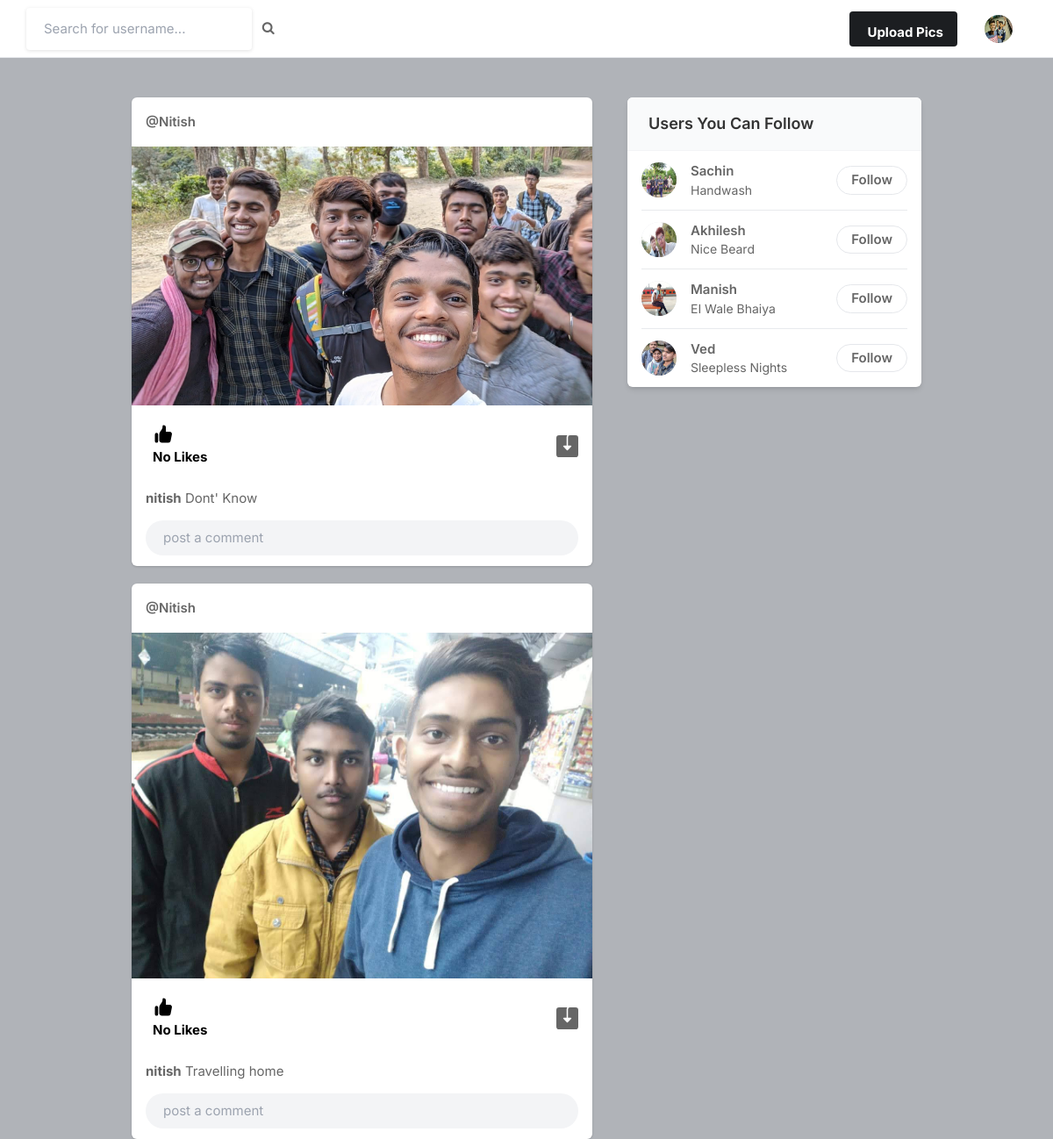
Screenshot of / (signed in) with the database file from the repository.
### core/models.py (models this page shows, shortened)
class Profile(models.Model):
    user = models.ForeignKey(User, on_delete=models.CASCADE)
    id_user = models.IntegerField()
    bio = models.TextField(max_length=200,blank=True)
    profile_img = models.ImageField(upload_to='profile_images', default='blank-profile-picture.png')
    location = models.CharField(max_length=100, blank=True)
    def __str__(self):
        return self.user.username

class Post(models.Model):
    id = models.UUIDField(primary_key=True, default=uuid.uuid4)
    user = models.CharField(max_length=100)
    image = models.ImageField(upload_to="post_images")
    caption = models.TextField()
    created_at = models.DateTimeField(default=datetime.now)
    no_of_likes = models.IntegerField(default=0)

### core/views.py (the view)
# urls.py: path('',views.index,name='index'),
@login_required(login_url='signin')
def index(request):
    user_object = User.objects.get(username=request.user.username)
    user_profile = Profile.objects.get(user=user_object)
    user_following_list = [user_profile]
    feed = []
    user_following = FollowersCount.objects.filter(follower=request.user.username)
    for users in user_following:
        user_following_list.append(users.user)
    for username in user_following_list:
        feed_lists = Post.objects.filter(user=username)
        feed.append(feed_lists)
    feed_list = list(chain(*feed))
    all_users = User.objects.all()
    user_following_all = []
    for user in user_following:
        user_list = User.objects.get(username=user.user)
        user_following_all.append(user_list)
    new_suggestion_list = [x for x in list(all_users) if (x not in list(user_following_all))]
    current_user = User.objects.filter(username=request.user.username)
    final_suggestions_list = [x for x in list(new_suggestion_list) if (x not in list(current_user))]
    random.shuffle(final_suggestions_list)
    username_profile = []
    username_profile_list = []
    for users in final_suggestions_list:
        username_profile.append(users.id)
    for ids in username_profile:
        profile_lists = Profile.objects.filter(id_user=ids)
        username_profile_list.append(profile_lists)
    suggestions_username_profile_list = list(chain(*username_profile_list))[:4]
    return render(request, 'index.html', {'user_profile': user_profile, 'posts':feed_list, 'suggestions_username_profile_list': suggestions_username_profile_list})

### templates/index.html (shortened to what this page needs)
{% load static %}
<!DOCTYPE html>
<html lang="en">
<head>
    <link rel="stylesheet" href="{% static 'assets/css/icons.css' %}">
    <link rel="stylesheet" href="{% static 'assets/css/uikit.css' %}">
    <link rel="stylesheet" href="{% static 'assets/css/style.css' %}">
    <link rel="stylesheet" href="{% static 'assets/css/tailwind.css' %}">
    <link rel="stylesheet" href="https://cdnjs.cloudflare.com/ajax/libs/font-awesome/4.7.0/css/font-awesome.min.css">
</head>
<body>
            <header>
                <div class="header_inner">
                    <form action="/search" method="POST">
                    <div class="left-side">
                            <input type="text" name="username" placeholder="Search for username...">&nbsp; &nbsp;
                            <button type="submit"><i class="fa fa-search fa-1x"></i></button>
                    </div>
                    </form>
                    <div class="right-side lg:pr-4">
                        <a href="#"
                            class="bg-pink-500 flex font-bold hidden hover:bg-pink-600 hover:text-white inline-block items-center lg:block max-h-10 mr-4 px-4 py-2 rounded shado text-white">
                             Upload Pics
                        </a>
                        <a href="#">
                            <img src="{{user_profile.profile_img.url}}" class="header-avatar" alt="">
                        </a>
                    </div>
                </div>
            </header>
            <div class="container m-auto">
                <div class="lg:flex justify-center lg:space-x-10 lg:space-y-0 space-y-5">
                    <div class="space-y-5 flex-shrink-0 lg:w-7/12">
                        {% for post in posts reversed %}
                        <div class="bg-white shadow rounded-md  -mx-2 lg:mx-0">
                            <div class="flex justify-between items-center px-4 py-3">
                                <div class="flex flex-1 items-center space-x-4">
                                    <span class="block capitalize font-semibold "><a href="/profile/{{post.user}}"> @{{post.user}} </a></span>
                                </div>
                              <div>
                                <a href="#"> <i class="icon-feather-more-horizontal text-2xl hover:bg-gray-200 rounded-full p-2 transition -mr-1 "></i> </a>
                              </div>
                            </div>
                            <div uk-lightbox>
                                <a href="{{post.image.url}}">
                                    <img src="{{post.image.url}}" alt="">
                                </a>
                            </div>
                            <div class="py-3 px-4 space-y-3">
                                <div class="flex space-x-4 lg:font-bold">
                                    <a href="/like-post?post_id={{post.id}}" class="flex items-center space-x-2">
                                        <div class="p-2 rounded-full text-black">
                                            {% if post.no_of_likes == 0 %}
                                            <p>No Likes</p>
                                            {% elif post.no_of_likes == 1 %}
                                            <p>Liked by {{post.no_of_likes}}</p>
                                            {% else %}
                                            <p>Liked by {{post.no_of_likes}}</p>
                                            {% endif %}
                                        </div>
                                    </a>
                                    <a href="{{post.image.url}}" class="flex items-center space-x-2 flex-1 justify-end" download>
                                    </a>
                                </div>
                                <p>
                                    <a href="/profile/{{post.user}}"><strong>{{post.user}}</strong></a> {{post.caption}}
                                </p>
                                <div class="bg-gray-100 bg-gray-100 rounded-full rounded-md relative ">
                                    <input type="text" placeholder="post a comment" class="bg-transparent max-h-10 shadow-none">
                                    <div class="absolute bottom-0 flex h-full items-center right-0 right-3 text-xl space-x-2">
                                        <a href="#"> <i class="uil-image"></i></a>
                                        <a href="#"> <i class="uil-video"></i></a>
                                    </div>
                                </div>
                            </div>
                        </div>
                        {% endfor %}
                    </div>
                    <div class="lg:w-5/12">
                        <div class="bg-white  shadow-md rounded-md overflow-hidden">
                            <div class="bg-gray-50  border-b border-gray-100 flex items-baseline justify-between py-4 px-6 ">
                                <h2 class="font-semibold text-lg">Users You Can Follow</h2>
                            </div>
                            <div class="divide-gray-300 divide-gray-50 divide-opacity-50 divide-y px-4 ">
                                {% for suggestion in suggestions_username_profile_list %}
                                <div class="flex items-center justify-between py-3">
                                    <div class="flex flex-1 items-center space-x-4">
                                        <a href="/profile/{{suggestion.user}}">
                                            <img src="{{suggestion.profile_img.url}}" class="bg-gray-200 rounded-full w-10 h-10">
                                        </a>
                                        <div class="flex flex-col">
                                            <a href="/profile/{{suggestion.user}}">
                                            <span class="block capitalize font-semibold">{{suggestion.user}}</span></a>
                                            <span class="block capitalize text-sm">{{suggestion.bio}}</span>
                                        </div>
                                    </div>
                                    <a href="#" class="border border-gray-200 font-semibold px-4 py-1 rounded-full hover:bg-pink-600 hover:text-white hover:border-pink-600 "> Follow </a>
                                </div>
                                {% endfor %}
                            </div>
                        </div>
                    </div>
                </div>
            </div>
</body>
</html>

### static/assets/css/style.css (style rules this page uses)
body { background-color: #B0B3B8!important; }
button { vertical-align: middle; }
input { height: 48px; line-height: 48px; padding: 0 20px; outline: none; font-size: 15px; color: #808080; max-width: 100%; width: 100%; -webkit-box-sizing: border-box; box-sizing: border-box; display: block; font-weight: 400; opacity: 1; border-radius: 4px; border: none; -webkit-box-shadow: 0 1px 4px 0px rgba(0, 0, 0, 0.12); box-shadow: 0 1px 4px 0px rgba(0, 0, 0, 0.12); }
input[type="text"], input[type="password"], input[type="email"], input[type="number"] { height: 48px; line-height: 48px; padding: 0 20px; outline: none; font-size: 15px; color: #808080; max-width: 100%; width: 100%; -webkit-box-sizing: border-box; box-sizing: border-box; display: block; font-weight: 400; opacity: 1; border-radius: 4px; border: none; -webkit-box-shadow: 0 1px 4px 0px rgba(0, 0, 0, 0.12); box-shadow: 0 1px 4px 0px rgba(0, 0, 0, 0.12); }
input { -webkit-transition: all 0.1s ease-in-out; transition: all 0.1s ease-in-out; }
::placeholder { color: #808080; opacity: 1; }
button { border: none; margin: 0; padding: 0; width: auto; overflow: visible; background: transparent; color: inherit; font: inherit; line-height: normal; cursor: pointer; }
a { color: #be185d; -webkit-transition: 0.3s; transition: 0.3s; outline: none !important; }
button { outline: none !important; }
img { max-width: 100%; }
body { color: #666; font-size: 15px; line-height: 27px; background-color: #f0f2f5; font-family: "Inter", sans-serif; text-transform: none; }
body p { font-size: 15px; line-height: 27px; }
h1, h2, h3, h4, h5, h6 { font-family: "Inter", sans-serif; text-transform: none; }
input[type="text"], input[type="password"], input[type="email"] { font-family: "Inter", sans-serif; text-transform: none; }
button, body .pac-container { font-family: "Inter", sans-serif; text-transform: none; }
h1, h2, h3, h4, h5, h6 { color: #333; font-weight: 500; margin: 0; padding: 0; }
h2 { font-size: 26px; }
b, strong { font-weight: 700 !important; }
@media (min-width: 1024px) { .container { max-width: 900px !important; padding-top: 45px; } }
header { background-color: #fff; left: 0; right: 0; top: 0; z-index: 99; height: 66px; display: -webkit-box; display: -ms-flexbox; display: flex; -webkit-box-align: center; -ms-flex-align: center; align-items: center; border-bottom: 1px solid #e5e7eb; }
header .header_inner { display: -webkit-box; display: -ms-flexbox; display: flex; -webkit-box-align: center; -ms-flex-align: center; align-items: center; max-width: 1090px; margin: auto; width: 100%; max-width: 100% !important; padding: 0 30px; }
header .header_inner .left-side { display: -webkit-box; display: -ms-flexbox; display: flex; -webkit-box-align: center; -ms-flex-align: center; align-items: center; }
header .header_inner .right-side { display: -webkit-box; display: -ms-flexbox; display: flex; -webkit-box-align: center; -ms-flex-align: center; align-items: center; -webkit-box-pack: end; -ms-flex-pack: end; justify-content: flex-end; margin-left: auto; }
header .header_inner .right-side .header-avatar { width: 32px; height: 32px; border-radius: 100%; margin-left: 15px; }
.shadow-none { -webkit-box-shadow: none !important; box-shadow: none !important; }

### rows the page displays
Profile: profile_img (picture)
Post: user "Nitish", image (picture), no_of_likes "No Likes", user "nitish", caption "Dont' Know"
Post: user "Nitish", image (picture), no_of_likes "No Likes", user "nitish", caption "Travelling home"
Profile: profile_img (picture), user "Sachin", bio "Handwash"
Profile: profile_img (picture), user "Akhilesh", bio "Nice Beard"
Profile: profile_img (picture), user "Manish", bio "EI Wale Bhaiya"
Profile: profile_img (picture), user "Ved", bio "Sleepless Nights"
